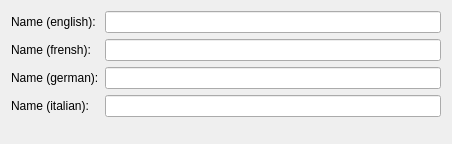
<?xml version="1.0" encoding="UTF-8"?>
<ui version="4.0">
 <class>mdtTtTestSystemEditor</class>
 <widget class="QWidget" name="mdtTtTestSystemEditor">
  <property name="geometry">
   <rect>
    <x>0</x>
    <y>0</y>
    <width>452</width>
    <height>144</height>
   </rect>
  </property>
  <property name="windowTitle">
   <string>Form</string>
  </property>
  <layout class="QFormLayout" name="formLayout">
   <property name="fieldGrowthPolicy">
    <enum>QFormLayout::AllNonFixedFieldsGrow</enum>
   </property>
   <item row="0" column="0">
    <widget class="QLabel" name="lbNameEN">
     <property name="text">
      <string>Name (english):</string>
     </property>
    </widget>
   </item>
   <item row="0" column="1">
    <widget class="QLineEdit" name="fld_NameEN"/>
   </item>
   <item row="1" column="0">
    <widget class="QLabel" name="lbNameFR">
     <property name="text">
      <string>Name (frensh):</string>
     </property>
    </widget>
   </item>
   <item row="1" column="1">
    <widget class="QLineEdit" name="fld_NameFR"/>
   </item>
   <item row="2" column="0">
    <widget class="QLabel" name="lbNameDE">
     <property name="text">
      <string>Name (german):</string>
     </property>
    </widget>
   </item>
   <item row="2" column="1">
    <widget class="QLineEdit" name="fld_NameDE"/>
   </item>
   <item row="3" column="1">
    <widget class="QLineEdit" name="fld_NameIT"/>
   </item>
   <item row="3" column="0">
    <widget class="QLabel" name="lbNameIT">
     <property name="text">
      <string>Name (italian):</string>
     </property>
    </widget>
   </item>
  </layout>
 </widget>
 <resources/>
 <connections/>
</ui>
